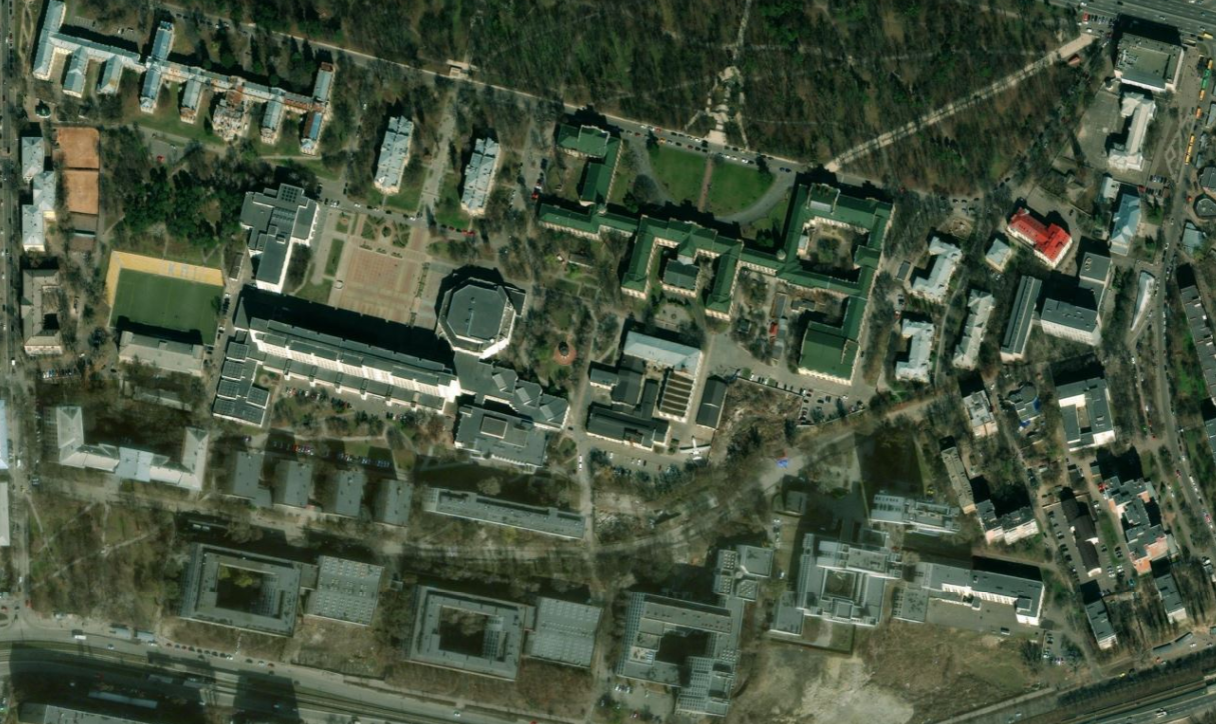
#> input picture count_buildings_kpi/campus.png, 1216 x 724 px
$ python processing.py
#> lines starting #> are read from the running program, lines starting #| are printed output that depends on the picture; after the words box and inside, x2 and y2 are one past the last pixel; in counts of white or black regions, pixels touching at a corner belong together
'''
Спробувала виділити контури будівель кампусу КПІ
'''

import cv2
import numpy as np
from matplotlib import pyplot as plt
from PIL import Image, ImageEnhance, ImageFilter


def image_read(file_name):
#> called with file_name = 'campus.png'
    image = cv2.imread(file_name)
#> image is the input picture: shape (724, 1216, 3); mean B, G, R 62.7, 82.7, 70.1
    return image


def filter_image(img_cv):
    img_pil = Image.fromarray(cv2.cvtColor(img_cv, cv2.COLOR_BGR2RGB))

    img_contrast = ImageEnhance.Contrast(img_pil).enhance(1.5)

    img_sharpness = ImageEnhance.Sharpness(img_contrast).enhance(2.0)

    img_edges = img_sharpness.filter(ImageFilter.EDGE_ENHANCE)
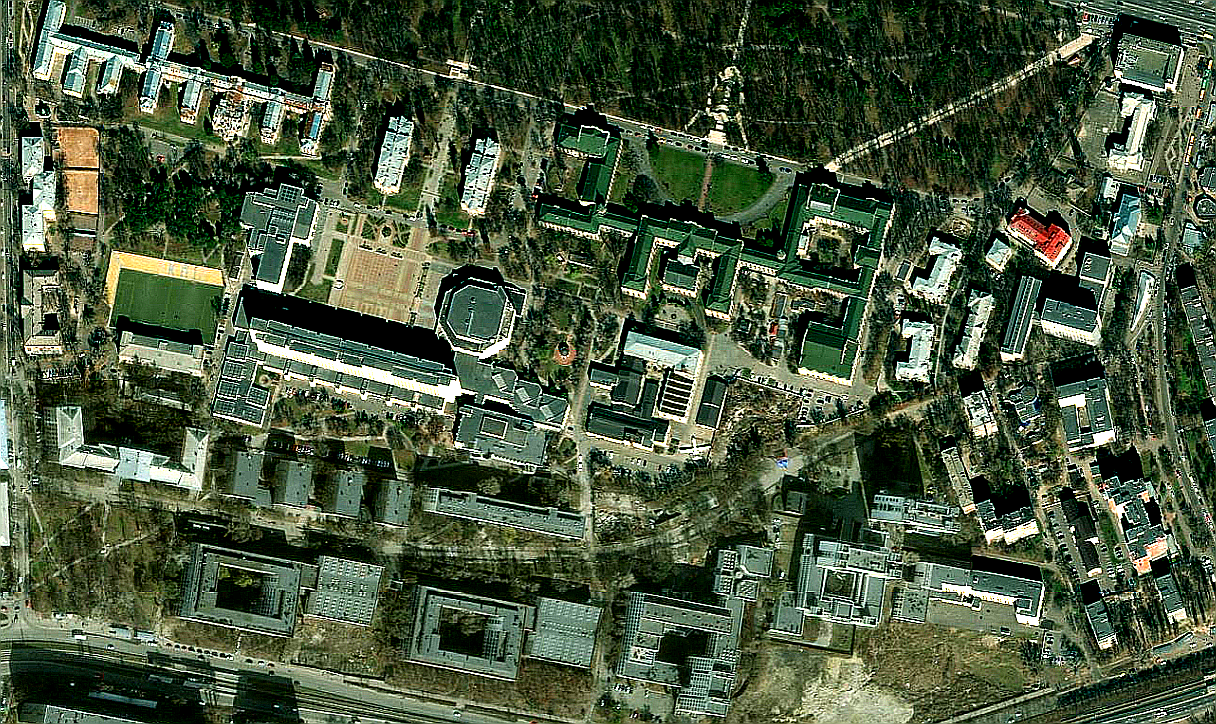
#> img_edges: PIL image 1216x724 RGB; mean R, G, B 72.4, 87.5, 62.3

    img_cv_filtered = cv2.cvtColor(np.array(img_edges), cv2.COLOR_RGB2BGR)
    return img_cv_filtered


def image_processing(image):
    gray = cv2.cvtColor(image, cv2.COLOR_BGR2GRAY)
    gray = cv2.medianBlur(gray, 5)
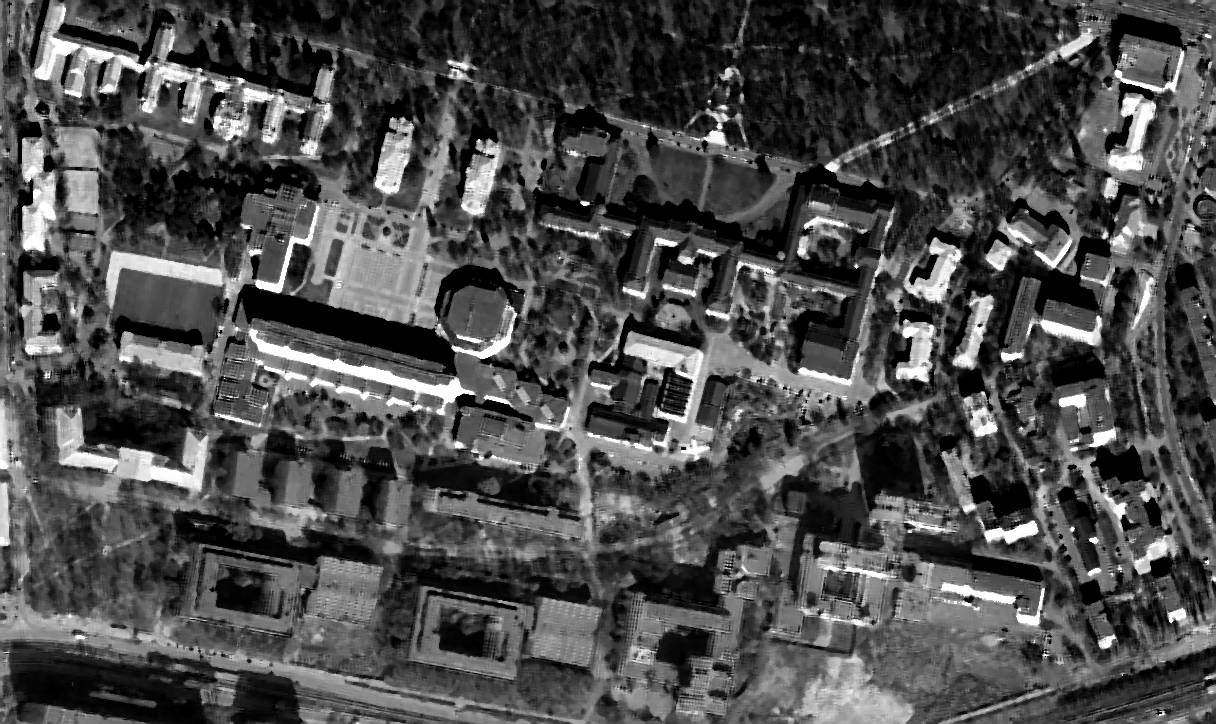
#> gray: shape (724, 1216); min 0, max 255, mean 75.9
    edged = cv2.Canny(gray, 100, 200)
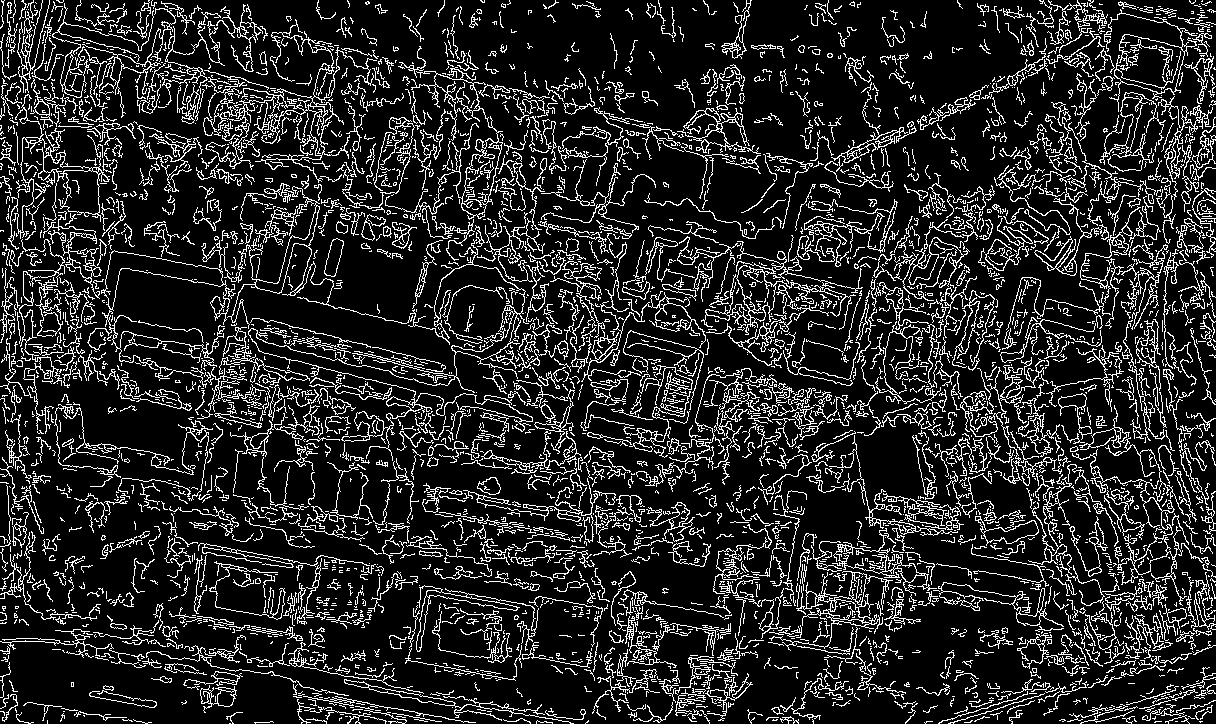
#> edged: shape (724, 1216); 15.3% white in thin lines or dots
    kernel_close = cv2.getStructuringElement(cv2.MORPH_RECT, (3, 3))
    kernel_open = cv2.getStructuringElement(cv2.MORPH_RECT, (3, 3))
    closed = cv2.morphologyEx(edged, cv2.MORPH_CLOSE, kernel_close)
#> closed: shape (724, 1216); 24.4% white; 327 white regions (118 under 20 px), largest, box (x1, y1, x2, y2) and area: (0, 0, 1216, 724) 186756, (0, 522, 586, 724) 11160, (1067, 667, 1216, 724) 1726
    cleaned = cv2.morphologyEx(closed, cv2.MORPH_OPEN, kernel_open)
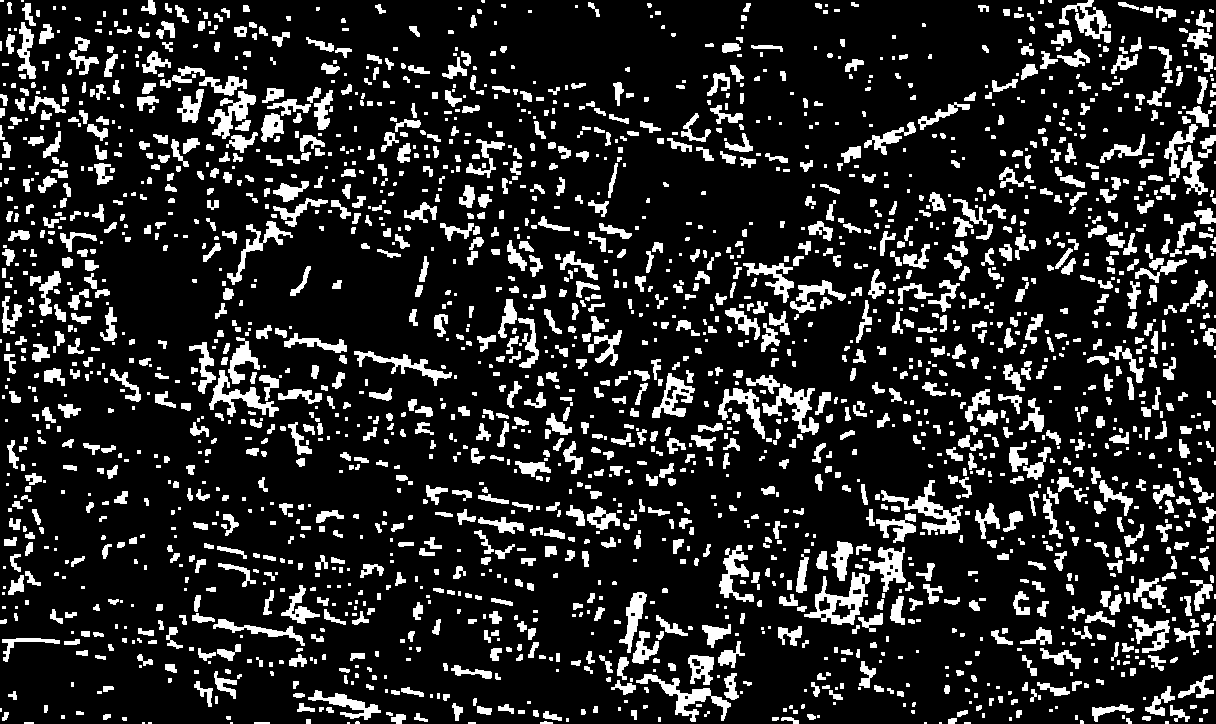
#> cleaned: shape (724, 1216); 16.1% white; 2288 white regions (816 under 20 px)

    plt.imshow(cleaned)
    plt.show()

    contours, _ = cv2.findContours(closed.copy(), cv2.RETR_EXTERNAL, cv2.CHAIN_APPROX_SIMPLE)
#> contours = 248 contours, 163 with area under 20; largest, box (x1, y1, x2, y2) and area: (0, 0, 1216, 724) 549908, (0, 522, 586, 724) 23183, (1067, 667, 1216, 724) 1960, (721, 0, 752, 59) 478, (89, 685, 157, 708) 468

    min_area = 500
    building_count = 0

    for cnt in contours:
        if cv2.contourArea(cnt) > min_area:
            building_count += 1
            cv2.drawContours(image, [cnt], -1, (0, 255, 0), 2)
#> this loop made 248 passes
#> cnt on passes 4, 23, 27: [[47, 720], [47, 723]], [[1128, 683], [1134, 683]], [[71, 682], [71, 686], [73, 686], [73, 682]]
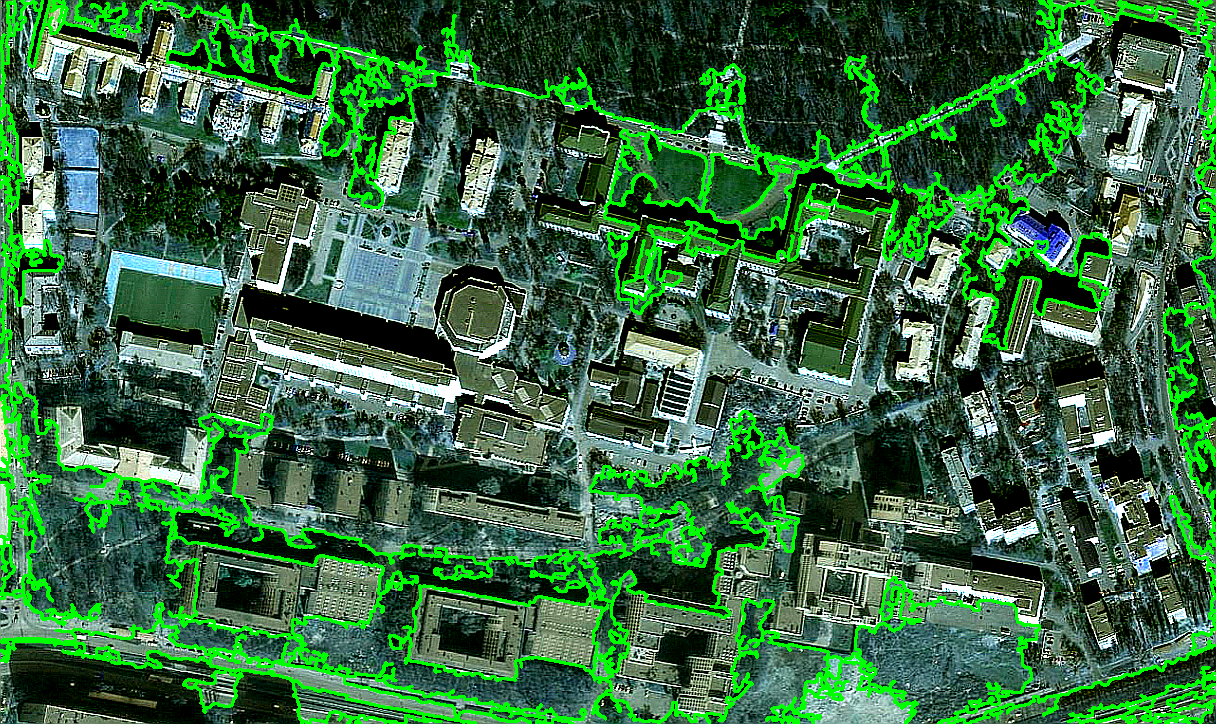
#> image: shape (724, 1216, 3); mean R, G, B 55.4, 104.5, 64.4
#> after the loop, building_count = 3

    print(f"Знайдено будівель: {building_count}")
#| Знайдено будівель: 3
    cv2.imshow("Result", image)
    cv2.waitKey(0)


if __name__ == "__main__":
    image = image_read("campus.png")
    fltr = filter_image(image)
    plt.imshow(fltr, cmap='gray')
    plt.show()
    image_processing(fltr)
